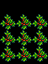

Below is a game level as drawn by its tile map, then a one-line description and the .tmx file that defines it, in full:
An orthogonal 3x4 tile map with 16x16 px tiles, 2 tile layers (Buildings, Front2).

<map version="1.10" tiledversion="1.11.2" orientation="orthogonal" renderorder="right-down" width="3" height="4" tilewidth="16" tileheight="16" infinite="0" nextlayerid="6" nextobjectid="1">
 <properties>
  <property name="Draw" value="Front" />
 </properties>
 <tileset firstgid="1" name="spring_GardenCrops" tilewidth="16" tileheight="16" tilecount="128" columns="16">
  <image source="spring_GardenCrops.png" width="256" height="128" />
 </tileset>
 <layer id="2" name="Buildings" width="3" height="4">
  <data encoding="csv">
0,0,0,
93,93,93,
93,93,93,
93,93,93
</data>
 </layer>
 <layer id="4" name="Front2" width="3" height="4">
  <data encoding="csv">
77,77,77,
77,77,77,
77,77,77,
0,0,0
</data>
 </layer>
 <objectgroup id="3" name="Buildings" />
 <objectgroup id="5" name="Front" />
</map>
